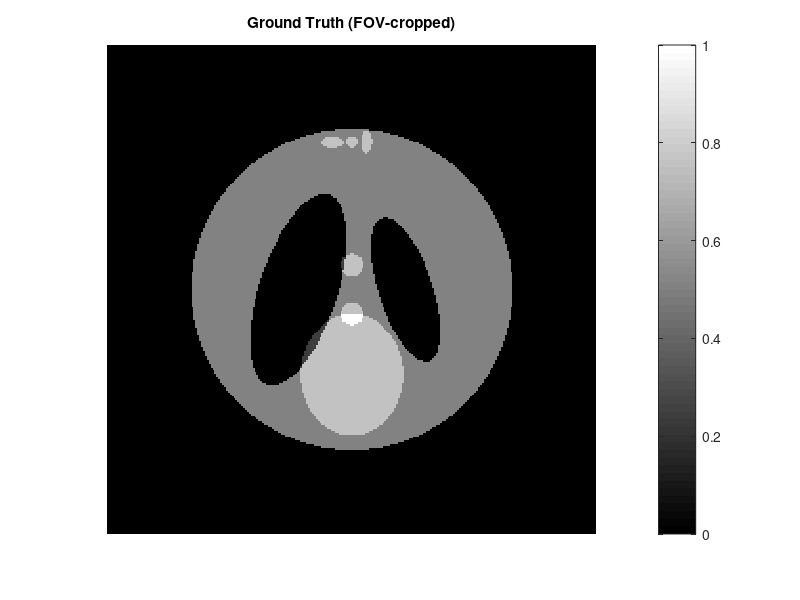

The MATLAB source for this figure: (Note: this script raises an error after producing the figure.)
clear;
clc;
close all;

%% ============================================================
% Geometry
%% ============================================================
global SOD SDD ODD dNum dSize pNum pSize views

SOD   = 1000;
SDD   = 1500;
ODD   = SDD - SOD;

dNum  = 256;
dSize = 1.0;

pNum  = 256;
pSize = 1.0;

views = 180;

%% ============================================================
% Phantom
%% ============================================================
% 计算有效 FOV 半径（与 EM 几何一致）
dh = dNum * dSize / 2;
R_fov = SOD * dh / sqrt(dh^2 + SDD^2);   % 单位 mm

% 图像物理坐标（与重建代码一致）
h = pNum;
img_center = (h + 1) / 2;
u = ((1:h) - img_center) * pSize;
v = (img_center - (1:h)) * pSize;
[imgX, imgY] = meshgrid(u, v);

% 生成原始 Shepp-Logan（填满整个图像区域）
P = phantom('Modified Shepp-Logan', h);
P = max(P, 0);
P = P ./ max(P(:));

% 圆形 FOV mask（半径略小于 R_fov 以避免边界插值问题）
margin = 1.0;   % 留 1 mm 安全余量
mask = (imgX.^2 + imgY.^2) <= (R_fov - margin)^2;

% 应用 mask，保证体模不超出 FOV
P = P .* mask;

% 保持非负归一化
P = max(P, 0);
if max(P(:)) > 0
    P = P ./ max(P(:));
end

% 显示检查
figure;
imagesc(u, v, P);
axis image off;
colormap gray;
colorbar;
title('Ground Truth (FOV-cropped)');
%% ============================================================
% Projection
%% ============================================================
fprintf('Generating projection...\n');

p = forward_project_cone(P);

p = real(p);
p(isnan(p)) = eps;
p(p<=0) = eps;

figure;
imagesc((0:views-1)*360/views,1:dNum,p);
axis tight;
colormap gray;
colorbar;
xlabel('View (deg)');
ylabel('Detector');
title('Sinogram');

%% ============================================================
% Initialization
%% ============================================================
nIter = 30;

img = ones(pNum,pNum)*mean(P(:));

mse_history  = zeros(nIter,1);
psnr_history = zeros(nIter,1);
ssim_history = zeros(nIter,1);

best_psnr = -inf;
best_ssim = -inf;
best_iter = 1;
best_img  = img;

%% ============================================================
% OS_EM Reconstruction
%% ============================================================
fprintf('\nStarting EM Reconstruction...\n');

tic;

for iter = 1:nIter

    img = OSEM(img,p,1);

    %% ---------- Stability ----------
    img = real(img);

    img(isnan(img)) = 0;
    img(isinf(img)) = 0;

    img = max(img,0);

    %% ---------- Metrics ----------
    mse = mean((img(:)-P(:)).^2);

    mse_history(iter) = mse;

    psnr_history(iter) = psnr(img,P);

    ssim_history(iter) = ssim(img,P);

    %% ---------- Save Best ----------
    if psnr_history(iter) > best_psnr

        best_psnr = psnr_history(iter);
        best_ssim = ssim_history(iter);

        best_img  = img;
        best_iter = iter;

    end

    fprintf('Iter %2d | PSNR = %.3f dB | SSIM = %.5f\n',...
        iter,...
        psnr_history(iter),...
        ssim_history(iter));

end

runtime = toc;

%% ============================================================
% Results
%% ============================================================
fprintf('\n====================================\n');
fprintf('Best Iteration : %d\n',best_iter);
fprintf('Best PSNR      : %.3f dB\n',best_psnr);
fprintf('Best SSIM      : %.5f\n',best_ssim);
fprintf('Runtime        : %.3f sec\n',runtime);
fprintf('====================================\n');

%% ============================================================
% Final Reconstruction
%% ============================================================
figure('Position',[100 100 1200 400]);

subplot(1,3,1)
imagesc(P);
axis image off;
colormap gray;
colorbar;
title('Ground Truth');

subplot(1,3,2)
imagesc(best_img);
axis image off;
colormap gray;
colorbar;
title(sprintf('Best OSEM (Iter=%d)',best_iter));

subplot(1,3,3)
imagesc(abs(best_img-P));
axis image off;
colormap hot;
colorbar;
title('Error Map');

%% ============================================================
% Convergence Curves
%% ============================================================
figure('Position',[200 200 1200 400]);

subplot(1,2,1)

plot(1:nIter,...
     psnr_history,...
     'b-o',...
     'LineWidth',2,...
     'MarkerSize',6);

xlabel('Iteration');
ylabel('PSNR (dB)');
title('PSNR Convergence');
grid on;

subplot(1,2,2)

plot(1:nIter,...
     ssim_history,...
     'r-o',...
     'LineWidth',2,...
     'MarkerSize',6);

xlabel('Iteration');
ylabel('SSIM');
title('SSIM Convergence');
grid on;

%% ============================================================
% Save Data
%% ============================================================
Result.views      = views;
Result.best_iter  = best_iter;
Result.best_psnr  = best_psnr;
Result.best_ssim  = best_ssim;
Result.runtime    = runtime;
Result.best_img   = best_img;

save('OSEM_Result.mat','Result');

fprintf('\nFinished.\n');
